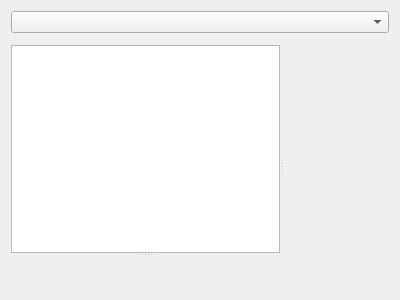
<?xml version="1.0" encoding="UTF-8"?>
<ui version="4.0">
 <class>GammaRay::SceneInspectorWidget</class>
 <widget class="QWidget" name="GammaRay::SceneInspectorWidget">
  <property name="geometry">
   <rect>
    <x>0</x>
    <y>0</y>
    <width>400</width>
    <height>300</height>
   </rect>
  </property>
       <layout class="QVBoxLayout" name="verticalLayout_6">
        <item>
         <widget class="QComboBox" name="sceneComboBox"/>
        </item>
        <item>
         <widget class="QSplitter" name="splitter_6">
          <property name="orientation">
           <enum>Qt::Horizontal</enum>
          </property>
          <widget class="QSplitter" name="splitter_3">
           <property name="orientation">
            <enum>Qt::Vertical</enum>
           </property>
           <widget class="QWidget" name="layoutWidget_6">
            <layout class="QVBoxLayout" name="verticalLayout_4">
             <item>
              <widget class="KFilterProxySearchLine" name="screneTreeSearchLine"/>
             </item>
             <item>
              <widget class="QTreeView" name="sceneTreeView">
               <attribute name="headerShowSortIndicator" stdset="0">
                <bool>true</bool>
               </attribute>
              </widget>
             </item>
            </layout>
           </widget>
           <widget class="GammaRay::GraphicsSceneView" name="graphicsSceneView" native="true"/>
          </widget>
          <widget class="GammaRay::PropertyWidget" name="scenePropertyWidget" native="true"/>
         </widget>
        </item>
       </layout>
 </widget>
 <resources/>
 <connections/>
 <customwidgets>
  <customwidget>
   <class>KFilterProxySearchLine</class>
   <extends>QWidget</extends>
   <header location="global">kde/kfilterproxysearchline.h</header>
  </customwidget>
  <customwidget>
   <class>GammaRay::PropertyWidget</class>
   <extends>QWidget</extends>
   <header location="global">ui/propertywidget.h</header>
   <container>1</container>
  </customwidget>
  <customwidget>
   <class>GammaRay::GraphicsSceneView</class>
   <extends>QWidget</extends>
   <header>graphicssceneview.h</header>
   <container>1</container>
  </customwidget>
 </customwidgets>
</ui>
